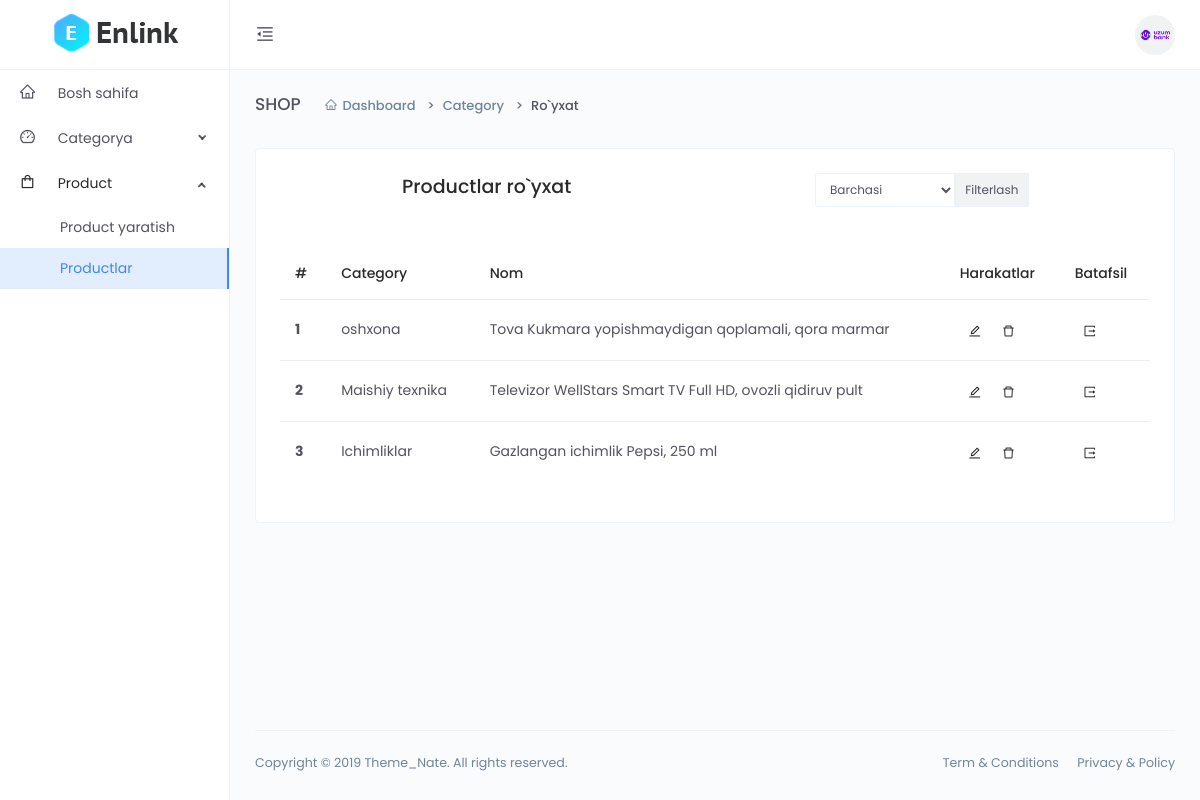
Screenshot of /dashboard/product-list/ (signed in) with the database file from the repository.
### main/models.py (models this page shows, shortened)
class CodeGenerate(models.Model):
    code = models.CharField(max_length=255, blank=True, unique=True)
    class Meta:
        abstract = True

class Product(CodeGenerate):
    category = models.ForeignKey(Category, on_delete=models.CASCADE)
    name = models.CharField(max_length=255)
    body = models.TextField()
    price = models.DecimalField(decimal_places=2, max_digits=10)  # +
    discount_price = models.DecimalField(decimal_places=2, max_digits=10,
                                         blank=True, null=True)  # +
    banner_img = models.ImageField(upload_to='banner-img')
    quantity = models.IntegerField()
    delivery = models.BooleanField(default=False)  # +

class Category(models.Model):
    name = models.CharField(max_length=255, unique=True)

### main/dashboard/views.py (the view)
# urls.py: path('product-list/', views.product_list, name='product_list'),
def product_list(request):
    categorys = models.Category.objects.all()
    category_id = request.GET.get('category_id')
    if category_id and category_id != '0':
        queryset = models.Product.objects.filter(category__id=category_id)
        i = models.Category.objects.get(id=category_id)
    else:
        queryset = models.Product.objects.all()
        i = None
    context = {
        'queryset': queryset,
        'categorys': categorys,
        'i': i
    }
    return render(request, 'dashboard/product/list.html', context)

### templates/dashboard/product/list.html (shortened to what this page needs)
{% extends 'dashboard/base.html' %}
{% block content %}
<div class="main-content">
    <div class="page-header">
        <h2 class="header-title">SHOP</h2>
        <div class="header-sub-title">
            <nav class="breadcrumb breadcrumb-dash">
                <a href="#" class="breadcrumb-item"><i class="anticon anticon-home m-r-5"></i>Dashboard</a>
                <a class="breadcrumb-item" href="#">Category</a>
                <span class="breadcrumb-item active">Ro`yxat</span>
            </nav>
        </div>
    </div>
    <div class="card">
        <div class="card-body">
            <div class="d-flex justify-content-around">
                <h4>Productlar ro`yxat</h4>
                <div>
                    <form class="input-group input-group-sm mb-3">
                        <select name="category_id" class="form-control">
                            <option value="0">Barchasi</option>
                        </select>
                        <div class="input-group-prepend">
                            <button class="input-group-text" id="inputGroup-sizing-sm" type="submit">Filterlash</button>
                        </div>
                    </form>
                </div>
            </div>
            <div class="m-t-25">
                <div class="table-responsive">
                    <table class="table">
                        <thead>
                            <tr>
                                <th scope="col">#</th>
                                <th scope="col">Category</th>
                                <th scope="col">Nom</th>
                                <th scope="col">Harakatlar</th>
                                <th scope="col">Batafsil</th>
                            </tr>
                        </thead>
                        <tbody>
                            {% for q in queryset %}
                            <tr>
                                <th scope="row">{{forloop.counter}}</th>
                                <td>{{q.category.name}}</td>
                                <td>{{q.name}}</td>
                                <td>
                                    <a href="{% url 'dashboard:product_update' q.code %}"> <button class="btn btn-icon btn-hover btn-sm btn-rounded pull-right">
                                        <i class="anticon anticon-edit"></i>
                                    </button></a>
                                    <button class="btn btn-icon btn-hover btn-sm btn-rounded" data-toggle="modal" data-target="#exampleModaldelete{{forloop.counter}}">
                                        <a></a><i class="anticon anticon-delete"></i>
                                    </button>
                                </td>
                                <td>
                                    <a href="{% url 'dashboard:product_detail' q.code %}"> <button class="btn btn-icon btn-hover btn-sm btn-rounded pull-right">
                                     <i class="anticon anticon-export"></i>
                                    </button></a>
                                </td>
                            </tr>
                            {% endfor %}
                        </tbody>
                    </table>
                </div>
            </div>
        </div>
    </div>
</div>
{% endblock %}

### rows the page displays
Product: category.name "oshxona", name "Tova Kukmara yopishmaydigan qoplamali, qora marmar"
Product: category.name "Maishiy texnika", name "Televizor WellStars Smart TV Full HD, ovozli qidiruv pult"
Product: category.name "Ichimliklar", name "Gazlangan ichimlik Pepsi, 250 ml"
